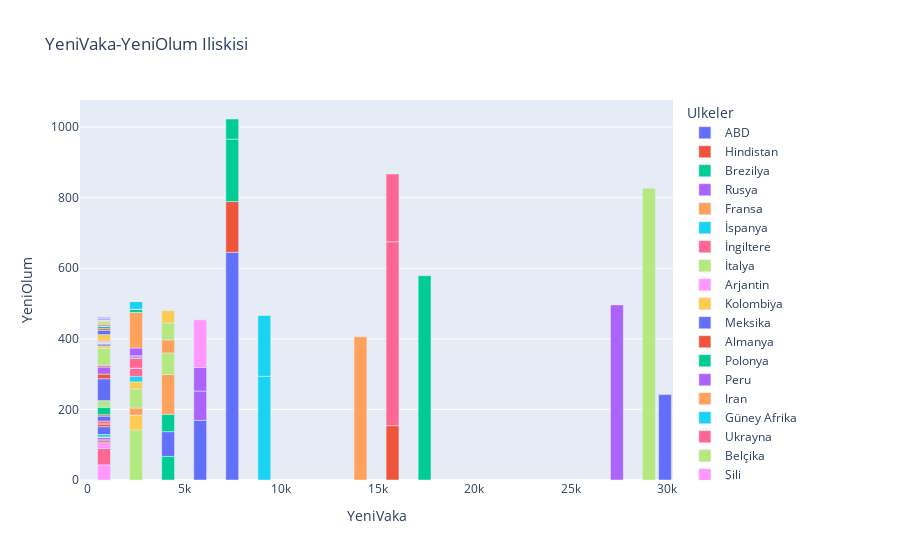

The notebook cell saved with this chart:
### Code cell
fig = px.bar(df_copy, x="YeniVaka", y="YeniOlum", color="Ulkeler", title="YeniVaka-YeniOlum Iliskisi")
fig.show();
